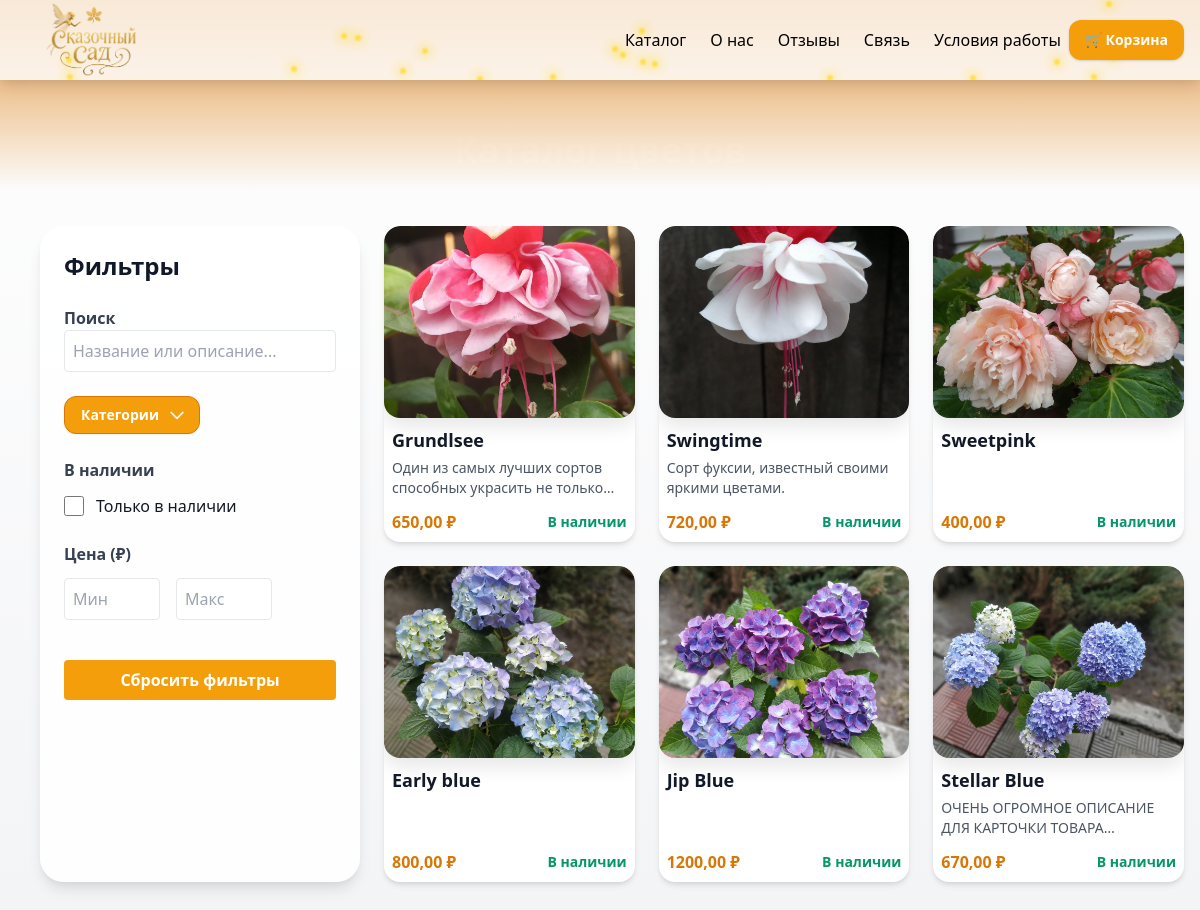
The app's page /catalog/, older data.
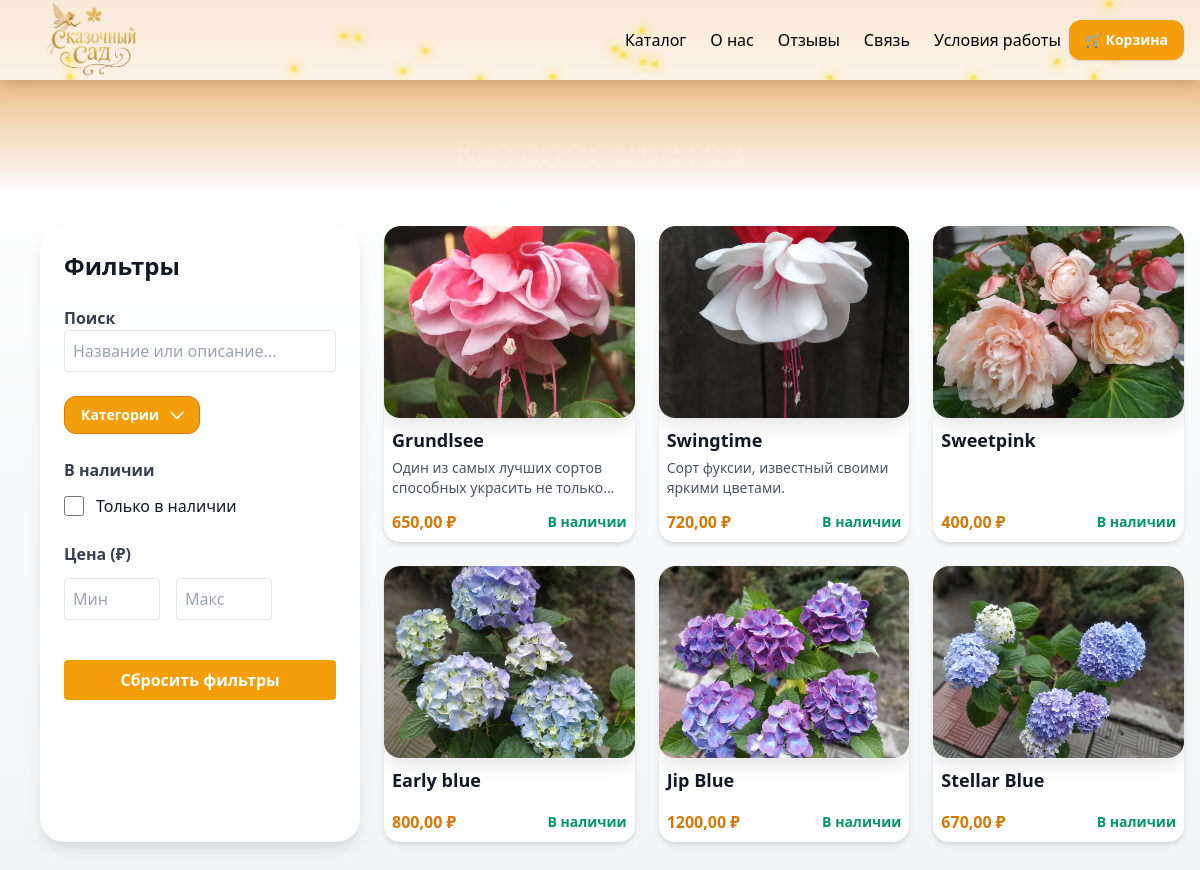
The same page, newer data.
### flowers/models.py (models this page shows, shortened)
class Flower(models.Model):
    name = models.CharField("Название", max_length=200)
    category = models.ForeignKey(Category, on_delete=models.CASCADE, related_name="flowers", verbose_name="Категория")
    price = models.DecimalField("Цена", max_digits=10, decimal_places=2)
    image = models.ImageField("Фото", upload_to="flowers/")
    in_stock = models.BooleanField(default=True, verbose_name='В наличии')
    description = models.TextField("Описание", blank=True)
    class Meta:
        verbose_name = "Карточка товара"
        verbose_name_plural = "Карточки товаров"

### flowers/views.py (the view, shortened to what this page needs)
# urls.py: path('catalog/', catalog, name='catalog'),
def catalog(request):
    categories = Category.objects.all()
    search_text = request.GET.get('search', '').strip()
    selected_in_stock = request.GET.get('in_stock') == 'on'
    price_min = request.GET.get('price_min')
    price_max = request.GET.get('price_max')
    selected_sort = request.GET.get('sort_by')
    category_id = request.GET.get('category')
    flowers = Flower.objects.all()
    if category_id and category_id.isdigit():
        flowers = flowers.filter(category_id=category_id)
    if search_text:
        flowers = flowers.filter(
            models.Q(name__icontains=search_text) | models.Q(description__icontains=search_text)
        )
    if selected_in_stock:
        flowers = flowers.filter(in_stock=True)
    try:
        if price_min:
            flowers = flowers.filter(price__gte=float(price_min))
        if price_max:
            flowers = flowers.filter(price__lte=float(price_max))
    except ValueError:
        pass
    sort_mapping = {
        'name_asc': 'name',
        'name_desc': '-name',
        'price_asc': 'price',
        'price_desc': '-price',
    }
    if selected_sort in sort_mapping:
        flowers = flowers.order_by(sort_mapping[selected_sort])
    context = {
        'categories': categories,
        'flowers': flowers,
        'search_text': search_text,
        'selected_in_stock': selected_in_stock,
        'price_min': price_min or '',
        'price_max': price_max or '',
        'selected_sort': selected_sort or '',
        'selected_category': category_id or '',
    }
    return render(request, 'main/catalog.html', context)

### main/templates/main/catalog.html (shortened to what this page needs)
{% load static %}
<!DOCTYPE html>
<html lang="ru">
<head>
  <link href="https://cdn.jsdelivr.net/npm/tailwindcss@2.2.19/dist/tailwind.min.css" rel="stylesheet" />
</head>
<body class="flex flex-col min-h-screen bg-gradient-to-b from-white to-gray-100 text-gray-900 font-sans">
  <div class="block">
<header class="bg-white bg-opacity-80 h-20 shadow-lg sticky top-0 z-50 backdrop-blur-md">
  <div class="fireflies-container"></div>
  <div class="max-w-7xl mx-auto px-4 h-full flex items-center justify-between relative">
    <div class="absolute -top-2">
      <a href="{% url 'home' %}">
        <img src="{% static 'images/logo.png' %}" alt="Логотип" class="h-24 object-contain" />
      </a>
    </div>
    <nav class="hidden md:flex ml-auto items-center h-full space-x-4 md:space-x-6 text-base text-black">
      <a href="{% url 'catalog' %}" class="flex items-center h-full hover:text-yellow-600 transition">Каталог</a>
      <a href="{% url 'about' %}" class="flex items-center h-full hover:text-yellow-600 transition">О нас</a>
      <a href="{% url 'reviews' %}" class="flex items-center h-full hover:text-yellow-600 transition">Отзывы</a>
      <a href="{% url 'contacts' %}" class="flex items-center h-full hover:text-yellow-600 transition">Связь</a>
      <a href="{% url 'personals' %}" class="flex items-center h-full hover:text-yellow-600 transition">Условия работы</a>
    </nav>
    <div class="flex items-center ml-auto md:ml-0 space-x-2">
      <a href="{% url 'cart_view' %}" class="bg-yellow-500 hover:bg-yellow-600 text-white font-semibold text-sm px-3 md:px-4 rounded-xl shadow flex items-center h-10 transition-all duration-200">
        🛒 Корзина
      </a>
    </div>
  </div>
</header>
    <div class="absolute top-0 left-0 right-0 h-48 bg-gradient-to-b from-yellow-600 to-transparent opacity-80 pointer-events-none"></div>
    <h1 class="text-4xl font-bold mb-8 text-center text-white" style="margin-top: 50px">Каталог цветов</h1>
    <div class="flex flex-col md:flex-row flex-1 max-w-7xl mx-auto px-4 pt-6 pb-10 space-y-6 md:space-y-0 md:space-x-6" style="margin-top: 30px;">
      <aside id="filters" class="w-full md:w-80 bg-white bg-opacity-90 p-6 rounded-3xl shadow-lg h-fit max-h-[calc(100vh-6rem)] overflow-y-auto z-10 sticky md:sticky top-24 md:top-24
        transition-all duration-300 ease-in-out transform md:translate-x-0 md:opacity-100 hidden md:block">
        <h2 class="text-2xl font-semibold mb-6 text-gray-900">Фильтры</h2>
        <div class="mb-6">
          <label for="search" class="search font-semibold mb-2 text-gray-700">Поиск</label>
          <input id="search" type="text" placeholder="Название или описание..." class="w-full p-2 border rounded text-gray-700" />
        </div>
          <div class="mb-6 relative inline-block text-left z-30">
            <button id="categoryToggleBtn" type="button"
              class="inline-flex justify-center w-full rounded-xl border border-yellow-600 bg-yellow-500 px-4 py-2 text-sm font-semibold text-white shadow-sm hover:bg-yellow-600 focus:outline-none focus:ring-2 focus:ring-yellow-400"
              aria-haspopup="true" aria-expanded="false">
              Категории
              <svg class="ml-2 -mr-1 h-5 w-5" xmlns="http://www.w3.org/2000/svg" fill="none" viewBox="0 0 24 24" stroke="currentColor" >
                <path stroke-linecap="round" stroke-linejoin="round" stroke-width="2" d="M19 9l-7 7-7-7" />
              </svg>
            </button>
          </div>
        <div class="mb-6">
          <h3 class="font-semibold text-gray-700 mb-3">В наличии</h3>
          <label class="flex items-center space-x-3 cursor-pointer hover:text-yellow-600 transition">
            <input type="checkbox" name="in_stock" class="form-checkbox h-5 w-5 text-yellow-500">
            <span>Только в наличии</span>
          </label>
        </div>
        <div class="mb-6">
          <h3 class="font-semibold text-gray-700 mb-3">Цена (₽)</h3>
          <div class="flex space-x-4">
            <input type="number" name="price_min" min="0" placeholder="Мин" class="w-24 p-2 border rounded text-gray-700" />
            <input type="number" name="price_max" min="0" placeholder="Макс" class="w-24 p-2 border rounded text-gray-700" />
          </div>
        </div>
        <button id="clearFilters" class="mt-4 w-full bg-yellow-500 hover:bg-yellow-600 text-white font-semibold py-2 rounded transition">
          Сбросить фильтры
        </button>
      </aside>
      <main class="flex-1">
        <div id="flower-cards" class="grid grid-cols-1 sm:grid-cols-2 md:grid-cols-3 gap-6">
          {% for flower in flowers %}
          <a href="{% url 'flower_detail' flower.pk %}" class="block-cart hover:opacity-90 transition-all"
            data-name="{{ flower.name|lower }}"
            data-description="{{ flower.description|default_if_none:''|lower }}"
            data-price="{{ flower.price }}"
            data-in_stock="{{ flower.in_stock|yesno:'1,0' }}">
            <div
              class="bg-white rounded-2xl shadow-md overflow-hidden flex flex-col cursor-pointer hover:shadow-xl transition duration-300 h-full"
            >
              <div class="card-img-wrapper h-48 w-full overflow-hidden flex-shrink-0">
                {% if flower.image %}
                  <img src="{{ flower.image.url }}" alt="{{ flower.name }}" class="w-full h-full object-cover" />
                {% else %}
                  <div class="flex items-center justify-center bg-gray-200 text-gray-500 h-full w-full rounded-t-3xl">
                    Нет изображения
                  </div>
                {% endif %}
              </div>
              <div class="p-2 flex flex-col flex-1">
                <h3 class="text-lg font-semibold mb-1 line-clamp-1">{{ flower.name }}</h3>
                <p class="text-gray-600 text-sm flex-1 desc-clamp-2 break-words">
                  {{ flower.description|default_if_none:"" }}
                </p>
                <div class="mt-3 flex justify-between items-center">
                  <span class="text-yellow-600 font-bold text-base">{{ flower.price }} ₽</span>
                  {% if flower.in_stock %}
                    <span class="text-green-600 font-semibold text-sm">В наличии</span>
                  {% else %}
                    <span class="text-red-600 font-semibold text-sm">Нет в наличии</span>
                  {% endif %}
                </div>
              </div>
            </div>
          </a>
          {% empty %}
            <p class="text-center text-gray-600 col-span-full">Цветов пока нет :(</p>
          {% endfor %}
        </div>
      </main>
    </div>
  </div>
</body>
</html>

### main/templates/main/catalog.html (style rules this page uses)
.block { display: block; overflow: hidden; }
.block::after { content: ""; background: url(/static/images/photo_2025-07-31_21-01-57-redefine-realistic-4x.jpeg); background-size: cover; background-position: center; filter: brightness(90%); top: 0; left: 0; bottom: 0; right: 0; position: absolute; z-index: -1; border-radius: inherit; image-rendering: auto; mask-image: linear-gradient(to bottom, black 70%, transparent 100%); -webkit-mask-image: linear-gradient(to bottom, black 70%, transparent 100%); }
.fireflies-container { position: absolute; width: 100%; height: 100%; pointer-events: none; top: 0; left: 0; z-index: 0; overflow: hidden; }
.card-img-wrapper { aspect-ratio: 3 / 4; overflow: hidden; border-radius: 1rem; box-shadow: 0 8px 20px rgba(0,0,0,0.1); }
.desc-clamp-2 { display: -webkit-box; -webkit-box-orient: vertical; -webkit-line-clamp: 2; overflow: hidden; text-overflow: ellipsis; line-height: 1.25rem; max-height: calc(1.25rem * 2); white-space: normal; word-wrap: break-word; }
.break-words { overflow-wrap: break-word; word-break: break-word; }

Row changes from the older to the newer data that the page shows:
changed Flower "Stellar Blue": description "ОЧЕНЬ ОГРОМНОЕ ОПИСАНИЕ ДЛЯ КАРТОЧКИ…" → (not shown)
